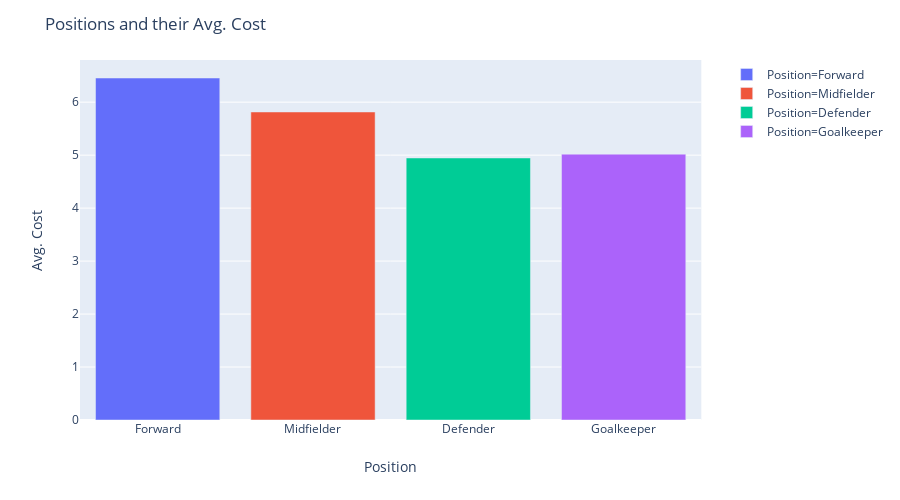

Source (notebook cell):
### Code cell
# compare positions based on average cost
fig = px.bar(positions, x='type', y='mean_cost', color='type', labels={'mean_cost':'Avg. Cost', 'type':'Position'}, height=500)
fig.update_layout(title='Positions and their Avg. Cost')
fig.show()

### Figure 1 — Plotly figure (JSON) as saved in the notebook; plotly's stock layout.template omitted (floating-point values rounded to 4 significant figures)
{"data": [{"alignmentgroup": "True", "hoverlabel": {"namelength": 0}, "hovertemplate": "Position=%{x}<br>Avg. Cost=%{y}", "legendgroup": "Position=Forward", "marker": {"color": "#636efa"}, "name": "Position=Forward", "offsetgroup": "Position=Forward", "orientation": "v", "showlegend": true, "textposition": "auto", "type": "bar", "x": ["Forward"], "xaxis": "x", "y": [6.456], "yaxis": "y"}, {"alignmentgroup": "True", "hoverlabel": {"namelength": 0}, "hovertemplate": "Position=%{x}<br>Avg. Cost=%{y}", "legendgroup": "Position=Midfielder", "marker": {"color": "#EF553B"}, "name": "Position=Midfielder", "offsetgroup": "Position=Midfielder", "orientation": "v", "showlegend": true, "textposition": "auto", "type": "bar", "x": ["Midfielder"], "xaxis": "x", "y": [5.815], "yaxis": "y"}, {"alignmentgroup": "True", "hoverlabel": {"namelength": 0}, "hovertemplate": "Position=%{x}<br>Avg. Cost=%{y}", "legendgroup": "Position=Defender", "marker": {"color": "#00cc96"}, "name": "Position=Defender", "offsetgroup": "Position=Defender", "orientation": "v", "showlegend": true, "textposition": "auto", "type": "bar", "x": ["Defender"], "xaxis": "x", "y": [4.947], "yaxis": "y"}, {"alignmentgroup": "True", "hoverlabel": {"namelength": 0}, "hovertemplate": "Position=%{x}<br>Avg. Cost=%{y}", "legendgroup": "Position=Goalkeeper", "marker": {"color": "#ab63fa"}, "name": "Position=Goalkeeper", "offsetgroup": "Position=Goalkeeper", "orientation": "v", "showlegend": true, "textposition": "auto", "type": "bar", "x": ["Goalkeeper"], "xaxis": "x", "y": [5.019], "yaxis": "y"}], "layout": {"barmode": "relative", "height": 500, "legend": {"tracegroupgap": 0}, "margin": {"t": 60}, "title": {"text": "Positions and their Avg. Cost"}, "xaxis": {"anchor": "y", "categoryarray": ["Forward", "Midfielder", "Defender", "Goalkeeper"], "categoryorder": "array", "domain": [0, 0.98], "title": {"text": "Position"}}, "yaxis": {"anchor": "x", "domain": [0, 1], "title": {"text": "Avg. Cost"}}}}
